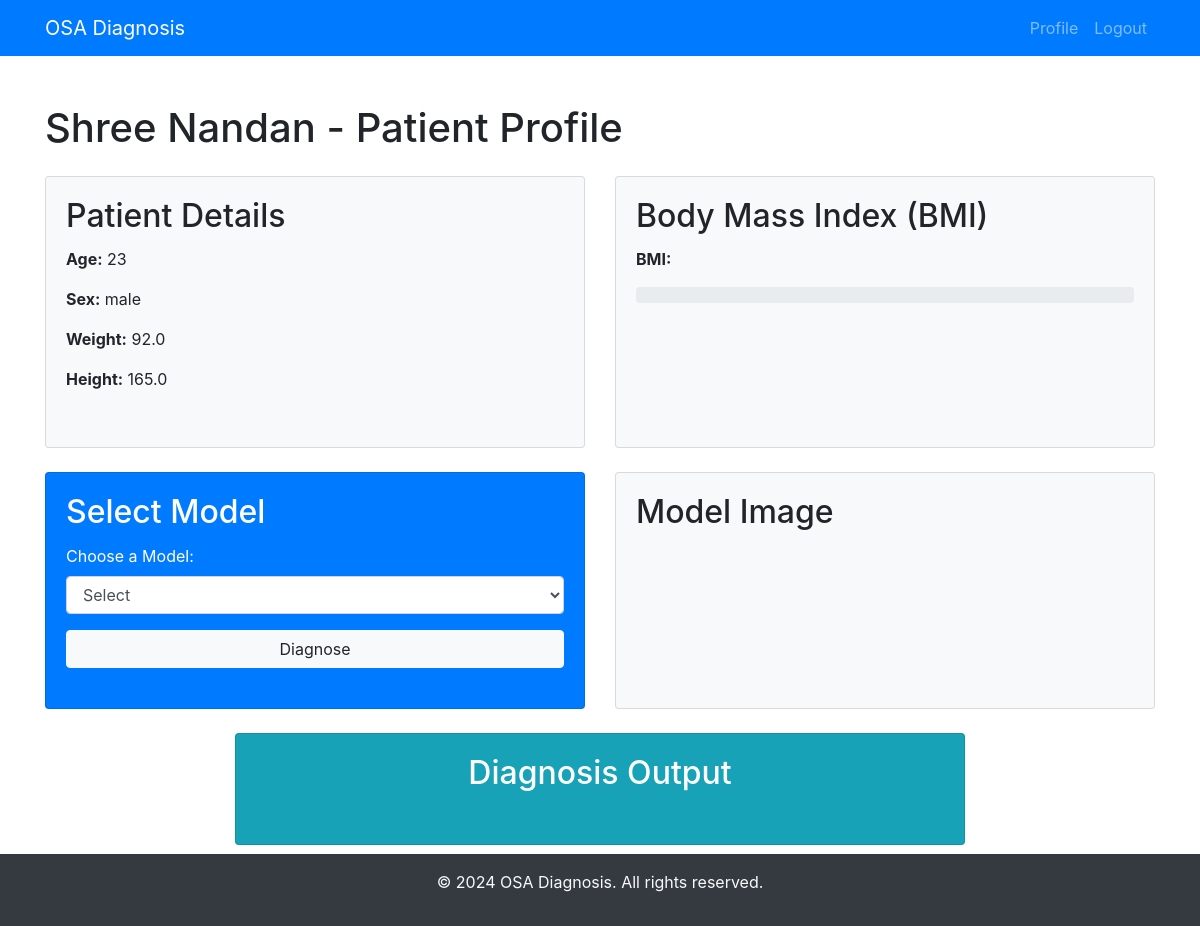
The app's page /patient/3/upload_csv/ with its own data.
### dashboard/models.py (models this page shows, shortened)
class Patient(models.Model):
    user = models.ForeignKey(User, on_delete=models.CASCADE)
    first_name = models.CharField(max_length=100)
    last_name = models.CharField(max_length=100, default="Unknown")
    age = models.IntegerField()
    sex = models.CharField(max_length=10, choices=[('male', 'Male'), ('female', 'Female')])
    weight = models.FloatField()
    height = models.FloatField()

### dashboard/views.py (the view)
# urls.py: path('patient/<int:patient_id>/upload_csv/', views.upload_csv, name='upload_csv')
def upload_csv(request, patient_id):
    patient = get_object_or_404(Patient, id=patient_id)
    if request.method == 'POST':
        form = CSVUploadForm(request.POST, request.FILES)
        if form.is_valid():
            csv_file = form.cleaned_data['csv_file']
            sampling_frequency = form.cleaned_data['sampling_frequency']
            try:
                new_csv_file = CSVFile(patient=patient, csv_file=csv_file, sampling_frequency=sampling_frequency)
                new_csv_file.save()
                return redirect('new_patient_profile', patient_id=patient_id)
            except Exception as e:
                messages.error(request, f"Error saving CSV file: {e}")
        else:
            messages.error(request, "Invalid form data. Please check the provided information.")
    else:
        form = CSVUploadForm()
    return render(request, 'dashboard/new_patient_profile.html', {'form': form, 'patient': patient})

### dashboard/forms.py
class CSVUploadForm(forms.ModelForm):
    class Meta:
        model = CSVFile
        fields = ['csv_file', 'sampling_frequency']

### templates/dashboard/new_patient_profile.html (shortened to what this page needs)
<!DOCTYPE html>
<html lang="en">
<head>
    <link href="https://stackpath.bootstrapcdn.com/bootstrap/4.3.1/css/bootstrap.min.css" rel="stylesheet">
</head>
<body>
    {%load static%}
    <nav class="navbar navbar-expand-lg navbar-dark bg-primary">
        <div class="container">
            <a class="navbar-brand" href="#">OSA Diagnosis</a>
            <div class="collapse navbar-collapse justify-content-between" id="navbarNav">
                <ul class="navbar-nav ml-auto">
                    <li class="nav-item">
                        <a class="nav-link" href="/dashboard">Profile</a>
                    </li>
                    <li class="nav-item">
                        <a class="nav-link" href="/logout">Logout</a>
                    </li>
                </ul>
            </div>
        </div>
    </nav>
    <div class="container mt-5">
        <div class="row">
            <div class="col-md-12 content-wrapper">
                <h1 class="mb-4">{{ patient.first_name }} {{ patient.last_name }} - Patient Profile</h1>
                <div class="row">
                    <div class="col-md-6">
                        <div class="card bg-light flex-item h-100">
                            <div class="card-body">
                                <h2 class="card-title">Patient Details</h2>
                                <p><strong>Age:</strong> {{ patient.age }}</p>
                                <p><strong>Sex:</strong> {{ patient.sex }}</p>
                                <p><strong>Weight:</strong> {{ patient.weight }}</p>
                                <p><strong>Height:</strong> {{ patient.height }}</p>
                            </div>
                        </div>
                    </div>
                    <div class="col-md-6">
                        <div class="card bg-light flex-item h-100">
                            <div class="card-body">
                                <h2 class="card-title">Body Mass Index (BMI)</h2>
                                <p><strong>BMI:</strong> {{ bmi }}</p>
                                <div class="progress">
                                </div>
                            </div>
                        </div>
                    </div>
                </div>
                <div class="row mt-4">
                    <div class="col-md-6">
                        <div class="card bg-primary text-white flex-item h-100 position-relative">
                            <div class="card-body">
                                <h2 class="card-title">Select Model</h2>
                                <form id="diagnosis-form" method="POST"
                                    action="{% url 'new_patient_profile' patient.id %}">
                                    <div class="form-group">
                                        <label for="model_select">Choose a Model:</label>
                                        <select class="form-control" id="model_select" name="model"
                                            onchange="showModelImage()">
                                            <option value="">Select</option>
                                        </select>
                                    </div>
                                    <button type="submit" class="btn btn-light btn-block"
                                        id="diagnose-btn">Diagnose</button>
                                </form>
                            </div>
                        </div>
                    </div>
                    <div class="col-md-6">
                        <div class="card bg-light flex-item h-100">
                            <div class="card-body">
                                <h2 class="card-title">Model Image</h2>
                            </div>
                        </div>
                    </div>
                </div>
                <div class="row mt-4 justify-content-center">
                    <div class="col-md-8">
                        <div class="card bg-info text-white flex-item h-100">
                            <div class="card-body">
                                <h2 class="card-title text-center">Diagnosis Output</h2>
                            </div>
                        </div>
                    </div>
                </div>
            </div>
        </div>
    </div>
    <footer class="bg-dark text-light text-center py-3">
        <div class="container">
            <p>&copy; 2024 OSA Diagnosis. All rights reserved.</p>
        </div>
    </footer>
</body>
</html>

### templates/dashboard/new_patient_profile.html (style rules this page uses)
.flex-item { margin-bottom: 20px; }
.content-wrapper { min-height: calc(100vh - 50px); }

### records on screen
Patient: first_name "Shree", last_name "Nandan", age "23", sex "male", weight "92.0", height "165.0"
